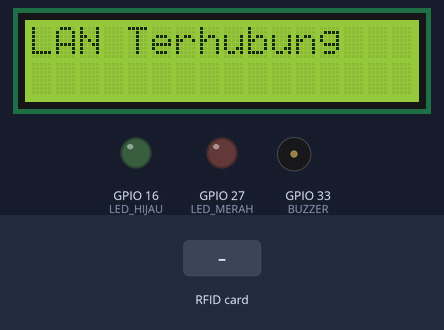
Bench run of a sketch on a simulated ESP32. Shown: 16×2 character LCD, output pins drawn as LEDs (lit = HIGH), buzzer (waves = sounding). The inputs (shaded band) are chosen by the test bench. WiFi joins after 1.5 s; servers stay silent unless stated; uploads are accepted with an empty reply; pins used as bus, display or sensor lines are not drawn; what the sketch prints to the serial monitor is not drawn.

Above: at 4.2 s.
At 6.1 s:
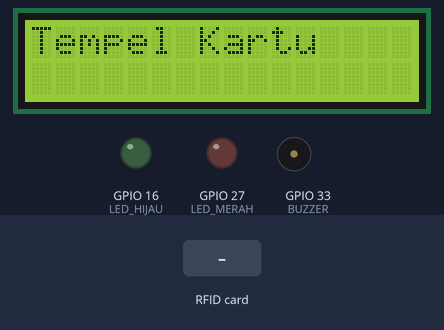
6.2 s: RFID card 5E 7A 19 C4 held to the reader
At 6.6 s:
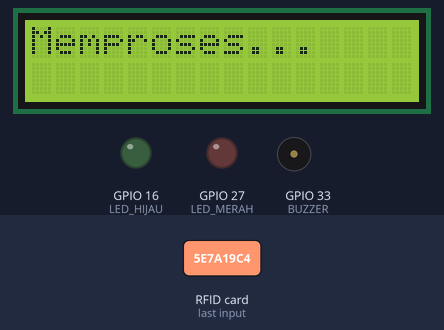
At 9.2 s:
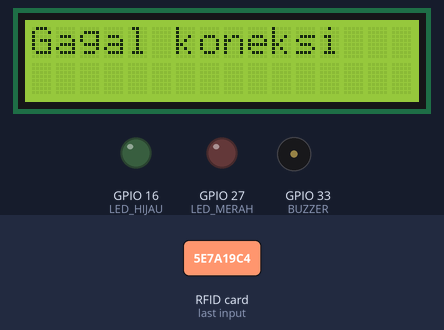
Timing chart, 0 to 10.7 s (numbered marks = the images above; inputs shaded):
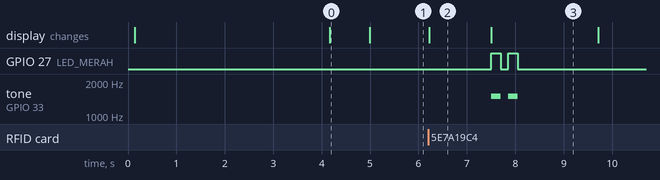

The sketch:

Absensi.ino
```cpp
#include <SPI.h>
#include <MFRC522.h>
#include <LiquidCrystal_I2C.h>
#include <WiFi.h>
#include <Ethernet.h>
#include <ArduinoJson.h>

// ================= USER CONFIG =================
const char* ssid     = "";
const char* password = "";

String apiHost = "";
String apiPath = "";
String apiToken = "";

// ================= PIN SETUP =================
// Shared SPI
#define SPI_SCK   18
#define SPI_MISO  19
#define SPI_MOSI  23

// Chip Select
#define RFID_SS   5
#define RFID_RST  2
#define W5500_CS  26

// LED & BUZZER
#define LED_HIJAU 16
#define LED_MERAH 27
#define BUZZER    33

// LCD
LiquidCrystal_I2C lcd(0x27, 16, 2);

// RFID
MFRC522 rfid(RFID_SS, RFID_RST);

// Ethernet MAC
byte mac[] = { 0xDE, 0xAD, 0xBE, 0xEF, 0xFE, 0xED };

bool lanUp = false;
bool wifiUp = false;
String lastConn = "";   // Track pergantian koneksi


// ================= NOTIFIER =================
void notifSukses() {
  digitalWrite(LED_HIJAU, HIGH);
  tone(BUZZER, 2000);
  delay(200);
  noTone(BUZZER);
  digitalWrite(LED_HIJAU, LOW);
}

void notifGagal() {
  for (int i = 0; i < 2; i++) {
    digitalWrite(LED_MERAH, HIGH);
    tone(BUZZER, 1500);
    delay(200);
    noTone(BUZZER);
    digitalWrite(LED_MERAH, LOW);
    delay(150);
  }
}

// ================= ETH INIT =================
void initEthernet() {
  Serial.println("Init LAN...");

  digitalWrite(RFID_SS, HIGH);
  digitalWrite(W5500_CS, HIGH);
  delay(10);

  Ethernet.init(W5500_CS);

  if (Ethernet.begin(mac) == 0) {
    Serial.println("LAN DHCP gagal");
    lanUp = false;
  } else {
    Serial.println("LAN OK");
    lanUp = true;

    lcd.clear();
    lcd.print("LAN Terhubung");
    delay(800);
    lcd.clear();
    lcd.print("Tempel Kartu");
  }
}

// ================= WIFI INIT =================
void initWiFi() {

  Serial.println("Init WiFi...");

  WiFi.disconnect(true);
  delay(200);

  WiFi.begin(ssid, password);

  int tries = 0;
  while (WiFi.status() != WL_CONNECTED && tries < 25) {
    Serial.print(".");
    delay(300);
    tries++;
  }
  Serial.println();

  wifiUp = (WiFi.status() == WL_CONNECTED);

  if (wifiUp) {
    Serial.println("WiFi OK");

    lcd.clear();
    lcd.print("WiFi Terhubung");
    delay(800);
    lcd.clear();
    lcd.print("Tempel Kartu");
  } else {
    Serial.println("WiFi gagal");
  }
}


// ================= CHECK CONNECTIONS =================
void checkConnections() {

  int link = Ethernet.linkStatus();

  // === LAN ON ===
  if (link == LinkON) {

    if (!lanUp) {
      Serial.println("LAN kembali!");
      initEthernet();

      if (lastConn != "LAN") {
        lcd.clear();
        lcd.print("Pindah ke LAN");
        delay(800);
        lcd.clear();
        lcd.print("Tempel Kartu");
        lastConn = "LAN";
      }
    }
  }

  // === LAN OFF ===
  else {

    if (lanUp) {
      Serial.println("LAN putus → WiFi");
      lanUp = false;

      lcd.clear();
      lcd.print("LAN putus");
      lcd.setCursor(0,1);
      lcd.print("Ke WiFi...");
      delay(800);

      initWiFi();
      lastConn = "WIFI";
    }
  }

  // === WIFI CHECK ===
  if (!lanUp) {
    if (WiFi.status() != WL_CONNECTED) {
      wifiUp = false;
      initWiFi();
    }

    if (wifiUp && lastConn != "WIFI") {
      lcd.clear();
      lcd.print("Pindah ke WiFi");
      delay(800);
      lcd.clear();
      lcd.print("Tempel Kartu");
      lastConn = "WIFI";
    }
  }
}


// ================= SEND DATA =================
bool sendPost(String body, String &resOut) {

  WiFiClient wifiClient;
  EthernetClient lanClient;
  Client *client;

  if (lanUp) {
    client = &lanClient;
    Serial.println("Kirim via LAN");
  } else if (wifiUp) {
    client = &wifiClient;
    Serial.println("Kirim via WiFi");
  } else {
    Serial.println("Tidak ada koneksi");
    return false;
  }

  if (!client->connect(apiHost.c_str(), 80)) {
    Serial.println("Gagal connect server");
    return false;
  }

  client->print("POST " + apiPath + " HTTP/1.1\r\n");
  client->print("Host: " + apiHost + "\r\n");
  client->print("Content-Type: application/json\r\n");
  client->print("X-Authorization: " + apiToken + "\r\n");
  client->print("Content-Length: " + String(body.length()) + "\r\n");
  client->print("Connection: close\r\n\r\n");
  client->print(body);

  unsigned long timeout = millis();
  while (!client->available()) {
    if (millis() - timeout > 5000) return false;
  }

  String res = client->readString();
  Serial.println("RAW RESPONSE:");
  Serial.println(res);

  int jsonStart = res.indexOf("{");
  if (jsonStart == -1) return false;

  resOut = res.substring(jsonStart);
  return true;
}


// ================= SETUP =================
void setup() {
  Serial.begin(115200);
  lcd.init();
  lcd.backlight();

  pinMode(LED_HIJAU, OUTPUT);
  pinMode(LED_MERAH, OUTPUT);
  pinMode(BUZZER, OUTPUT);
  pinMode(RFID_SS, OUTPUT);
  pinMode(W5500_CS, OUTPUT);

  digitalWrite(RFID_SS, HIGH);
  digitalWrite(W5500_CS, HIGH);

  SPI.begin(SPI_SCK, SPI_MISO, SPI_MOSI);
  SPI.setFrequency(4000000);

  // RFID
  digitalWrite(W5500_CS, HIGH);
  digitalWrite(RFID_SS, LOW);
  delay(10);
  rfid.PCD_Init();
  digitalWrite(RFID_SS, HIGH);

  lcd.clear();
  lcd.print("Inisialisasi...");
  delay(1000);

  // WAIT AGAR LAN STABIL
  delay(1500);

  // Start LAN then WiFi fallback
  initEthernet();

  if (!lanUp) {
    initWiFi();
    lastConn = "WIFI";
  } else {
    lastConn = "LAN";
  }

  lcd.clear();
  lcd.print("Tempel Kartu");
}


// ================= LOOP =================
void loop() {

  checkConnections();

  digitalWrite(W5500_CS, HIGH);
  digitalWrite(RFID_SS, LOW);
  delayMicroseconds(50);

  if (!rfid.PICC_IsNewCardPresent() || !rfid.PICC_ReadCardSerial()) {
    digitalWrite(RFID_SS, HIGH);
    return;
  }

  // Ambil UID
  String uid = "";
  for (byte i = 0; i < rfid.uid.size; i++) {
    uid += String(rfid.uid.uidByte[i] < 0x10 ? "0" : "");
    uid += String(rfid.uid.uidByte[i], HEX);
  }
  uid.toUpperCase();

  Serial.println("UID: " + uid);

  digitalWrite(RFID_SS, HIGH);

  lcd.clear();
  lcd.print("Memproses...");

  // JSON BODY
  StaticJsonDocument<128> doc;
  doc["uid"] = uid;
  String body;
  serializeJson(doc, body);

  String resJson;
  bool ok = sendPost(body, resJson);

  lcd.clear();

  if (!ok) {
    lcd.print("Gagal koneksi");
    notifGagal();
    delay(1500);
    lcd.clear();
    lcd.print("Tempel Kartu");
    return;
  }

  StaticJsonDocument<256> resDoc;
  DeserializationError err = deserializeJson(resDoc, resJson);

  if (err) {
    lcd.print("JSON Error");
    notifGagal();
    delay(1500);
    lcd.clear();
    lcd.print("Tempel Kartu");
    return;
  }

  String status = resDoc["status"] | "NULL";
  String message = resDoc["message"] | "-";

  lcd.setCursor(0,0); lcd.print(status);
  lcd.setCursor(0,1); lcd.print(message);

  if (status == "Berhasil Absen") {
    notifSukses();
  } else {
    notifGagal();
  }

  delay(1500);
  lcd.clear();
  lcd.print("Tempel Kartu");
}
```

Measured:
- after the input at 6.2 s, GPIO 27 (LED_MERAH): alternates HIGH for 0.20 s and LOW for 0.15 s, 4 changes in all, then stays LOW, starting after 1.3 s; tone on GPIO 33 (BUZZER): alternates 1500 Hz for 0.20 s and silent for 0.15 s, 4 changes in all, then stays silent, starting after 1.3 s; the display: changes at once (image 2)
- what the display in image 0 shows lasts 0.8 s, from 4.2 s to 5.0 s
- what the display in image 2 shows lasts 1.3 s, from 6.2 s to 7.5 s
